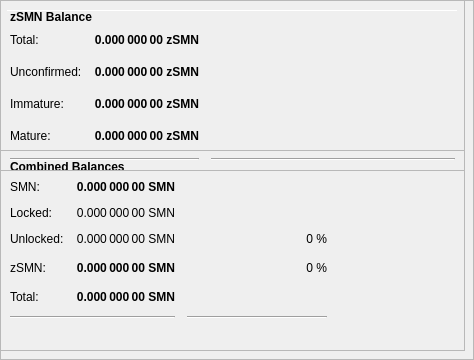
        <widget class="QFrame" name="frameObfuscation">
         <property name="minimumSize">
          <size>
           <width>0</width>
           <height>350</height>
          </size>
         </property>
         <property name="layoutDirection">
          <enum>Qt::LeftToRight</enum>
         </property>
         <property name="frameShape">
          <enum>QFrame::StyledPanel</enum>
         </property>
         <property name="frameShadow">
          <enum>QFrame::Raised</enum>
         </property>
         <widget class="QPushButton" name="runAutoDenom">
          <property name="geometry">
           <rect>
            <x>251</x>
            <y>17</y>
            <width>1</width>
            <height>1</height>
           </rect>
          </property>
          <property name="palette">
           <palette>
            <active>
             <colorrole role="WindowText">
              <brush brushstyle="SolidPattern">
               <color alpha="255">
                <red>0</red>
                <green>0</green>
                <blue>0</blue>
               </color>
              </brush>
             </colorrole>
             <colorrole role="Button">
              <brush brushstyle="SolidPattern">
               <color alpha="255">
                <red>239</red>
                <green>238</green>
                <blue>238</blue>
               </color>
              </brush>
             </colorrole>
             <colorrole role="Light">
              <brush brushstyle="SolidPattern">
               <color alpha="255">
                <red>255</red>
                <green>255</green>
                <blue>255</blue>
               </color>
              </brush>
             </colorrole>
             <colorrole role="Midlight">
              <brush brushstyle="SolidPattern">
               <color alpha="255">
                <red>247</red>
                <green>246</green>
                <blue>246</blue>
               </color>
              </brush>
             </colorrole>
             <colorrole role="Dark">
              <brush brushstyle="SolidPattern">
               <color alpha="255">
                <red>119</red>
                <green>119</green>
                <blue>119</blue>
               </color>
              </brush>
             </colorrole>
             <colorrole role="Mid">
              <brush brushstyle="SolidPattern">
               <color alpha="255">
                <red>159</red>
                <green>159</green>
                <blue>159</blue>
               </color>
              </brush>
             </colorrole>
             <colorrole role="Text">
              <brush brushstyle="SolidPattern">
               <color alpha="255">
                <red>0</red>
                <green>0</green>
                <blue>0</blue>
               </color>
              </brush>
             </colorrole>
             <colorrole role="BrightText">
              <brush brushstyle="SolidPattern">
               <color alpha="255">
                <red>255</red>
                <green>255</green>
                <blue>255</blue>
               </color>
              </brush>
             </colorrole>
             <colorrole role="ButtonText">
              <brush brushstyle="SolidPattern">
               <color alpha="255">
                <red>0</red>
                <green>0</green>
                <blue>0</blue>
               </color>
              </brush>
             </colorrole>
             <colorrole role="Base">
              <brush brushstyle="SolidPattern">
               <color alpha="255">
                <red>255</red>
                <green>255</green>
                <blue>255</blue>
               </color>
              </brush>
             </colorrole>
             <colorrole role="Window">
              <brush brushstyle="SolidPattern">
               <color alpha="255">
                <red>239</red>
                <green>238</green>
                <blue>238</blue>
               </color>
              </brush>
             </colorrole>
             <colorrole role="Shadow">
              <brush brushstyle="SolidPattern">
               <color alpha="255">
                <red>0</red>
                <green>0</green>
                <blue>0</blue>
               </color>
              </brush>
             </colorrole>
             <colorrole role="AlternateBase">
              <brush brushstyle="SolidPattern">
               <color alpha="255">
                <red>247</red>
                <green>246</green>
                <blue>246</blue>
               </color>
              </brush>
             </colorrole>
             <colorrole role="ToolTipBase">
              <brush brushstyle="SolidPattern">
               <color alpha="255">
                <red>255</red>
                <green>255</green>
                <blue>220</blue>
               </color>
              </brush>
             </colorrole>
             <colorrole role="ToolTipText">
              <brush brushstyle="SolidPattern">
               <color alpha="255">
                <red>0</red>
                <green>0</green>
                <blue>0</blue>
               </color>
              </brush>
             </colorrole>
            </active>
            <inactive>
             <colorrole role="WindowText">
              <brush brushstyle="SolidPattern">
               <color alpha="255">
                <red>0</red>
                <green>0</green>
                <blue>0</blue>
               </color>
              </brush>
             </colorrole>
             <colorrole role="Button">
              <brush brushstyle="SolidPattern">
               <color alpha="255">
                <red>239</red>
                <green>238</green>
                <blue>238</blue>
               </color>
              </brush>
             </colorrole>
             <colorrole role="Light">
              <brush brushstyle="SolidPattern">
               <color alpha="255">
                <red>255</red>
                <green>255</green>
                <blue>255</blue>
               </color>
              </brush>
             </colorrole>
             <colorrole role="Midlight">
              <brush brushstyle="SolidPattern">
               <color alpha="255">
                <red>247</red>
                <green>246</green>
                <blue>246</blue>
               </color>
              </brush>
             </colorrole>
             <colorrole role="Dark">
              <brush brushstyle="SolidPattern">
               <color alpha="255">
                <red>119</red>
                <green>119</green>
                <blue>119</blue>
               </color>
              </brush>
             </colorrole>
             <colorrole role="Mid">
              <brush brushstyle="SolidPattern">
               <color alpha="255">
                <red>159</red>
                <green>159</green>
                <blue>159</blue>
               </color>
              </brush>
             </colorrole>
             <colorrole role="Text">
              <brush brushstyle="SolidPattern">
               <color alpha="255">
                <red>0</red>
                <green>0</green>
                <blue>0</blue>
               </color>
              </brush>
             </colorrole>
             <colorrole role="BrightText">
              <brush brushstyle="SolidPattern">
               <color alpha="255">
                <red>255</red>
                <green>255</green>
                <blue>255</blue>
               </color>
              </brush>
             </colorrole>
             <colorrole role="ButtonText">
              <brush brushstyle="SolidPattern">
               <color alpha="255">
                <red>0</red>
                <green>0</green>
                <blue>0</blue>
               </color>
              </brush>
             </colorrole>
             <colorrole role="Base">
              <brush brushstyle="SolidPattern">
               <color alpha="255">
                <red>255</red>
                <green>255</green>
                <blue>255</blue>
               </color>
              </brush>
             </colorrole>
             <colorrole role="Window">
              <brush brushstyle="SolidPattern">
               <color alpha="255">
                <red>239</red>
                <green>238</green>
                <blue>238</blue>
               </color>
              </brush>
             </colorrole>
             <colorrole role="Shadow">
              <brush brushstyle="SolidPattern">
               <color alpha="255">
                <red>0</red>
                <green>0</green>
                <blue>0</blue>
               </color>
              </brush>
             </colorrole>
             <colorrole role="AlternateBase">
              <brush brushstyle="SolidPattern">
               <color alpha="255">
                <red>247</red>
                <green>246</green>
                <blue>246</blue>
               </color>
              </brush>
             </colorrole>
             <colorrole role="ToolTipBase">
              <brush brushstyle="SolidPattern">
               <color alpha="255">
                <red>255</red>
                <green>255</green>
                <blue>220</blue>
               </color>
              </brush>
             </colorrole>
             <colorrole role="ToolTipText">
              <brush brushstyle="SolidPattern">
               <color alpha="255">
                <red>0</red>
                <green>0</green>
                <blue>0</blue>
               </color>
              </brush>
             </colorrole>
            </inactive>
            <disabled>
             <colorrole role="WindowText">
              <brush brushstyle="SolidPattern">
               <color alpha="255">
                <red>119</red>
                <green>119</green>
                <blue>119</blue>
               </color>
              </brush>
             </colorrole>
             <colorrole role="Button">
              <brush brushstyle="SolidPattern">
               <color alpha="255">
                <red>239</red>
                <green>238</green>
                <blue>238</blue>
               </color>
              </brush>
             </colorrole>
             <colorrole role="Light">
              <brush brushstyle="SolidPattern">
               <color alpha="255">
                <red>255</red>
                <green>255</green>
                <blue>255</blue>
               </color>
              </brush>
             </colorrole>
             <colorrole role="Midlight">
              <brush brushstyle="SolidPattern">
               <color alpha="255">
                <red>247</red>
                <green>246</green>
                <blue>246</blue>
               </color>
              </brush>
             </colorrole>
             <colorrole role="Dark">
              <brush brushstyle="SolidPattern">
               <color alpha="255">
                <red>119</red>
                <green>119</green>
                <blue>119</blue>
               </color>
              </brush>
             </colorrole>
             <colorrole role="Mid">
              <brush brushstyle="SolidPattern">
               <color alpha="255">
                <red>159</red>
                <green>159</green>
                <blue>159</blue>
               </color>
              </brush>
             </colorrole>
             <colorrole role="Text">
              <brush brushstyle="SolidPattern">
               <color alpha="255">
                <red>119</red>
                <green>119</green>
                <blue>119</blue>
               </color>
              </brush>
             </colorrole>
             <colorrole role="BrightText">
              <brush brushstyle="SolidPattern">
               <color alpha="255">
                <red>255</red>
                <green>255</green>
                <blue>255</blue>
               </color>
              </brush>
             </colorrole>
             <colorrole role="ButtonText">
              <brush brushstyle="SolidPattern">
               <color alpha="255">
                <red>119</red>
                <green>119</green>
                <blue>119</blue>
               </color>
              </brush>
             </colorrole>
             <colorrole role="Base">
              <brush brushstyle="SolidPattern">
               <color alpha="255">
                <red>239</red>
                <green>238</green>
                <blue>238</blue>
               </color>
              </brush>
             </colorrole>
             <colorrole role="Window">
              <brush brushstyle="SolidPattern">
               <color alpha="255">
                <red>239</red>
                <green>238</green>
                <blue>238</blue>
               </color>
              </brush>
             </colorrole>
             <colorrole role="Shadow">
              <brush brushstyle="SolidPattern">
               <color alpha="255">
                <red>0</red>
                <green>0</green>
                <blue>0</blue>
               </color>
              </brush>
             </colorrole>
             <colorrole role="AlternateBase">
              <brush brushstyle="SolidPattern">
               <color alpha="255">
                <red>239</red>
                <green>238</green>
                <blue>238</blue>
               </color>
              </brush>
             </colorrole>
             <colorrole role="ToolTipBase">
              <brush brushstyle="SolidPattern">
               <color alpha="255">
                <red>255</red>
                <green>255</green>
                <blue>220</blue>
               </color>
              </brush>
             </colorrole>
             <colorrole role="ToolTipText">
              <brush brushstyle="SolidPattern">
               <color alpha="255">
                <red>0</red>
                <green>0</green>
                <blue>0</blue>
               </color>
              </brush>
             </colorrole>
            </disabled>
           </palette>
          </property>
          <property name="focusPolicy">
           <enum>Qt::NoFocus</enum>
          </property>
          <property name="autoFillBackground">
           <bool>true</bool>
          </property>
          <property name="text">
           <string/>
          </property>
          <property name="flat">
           <bool>true</bool>
          </property>
         </widget>
         <widget class="Line" name="line">
          <property name="geometry">
           <rect>
            <x>7</x>
            <y>10</y>
            <width>451</width>
            <height>1</height>
           </rect>
          </property>
          <property name="orientation">
           <enum>Qt::Horizontal</enum>
          </property>
         </widget>
         <widget class="QFrame" name="frame_3">
          <property name="geometry">
           <rect>
            <x>0</x>
            <y>150</y>
            <width>465</width>
            <height>201</height>
           </rect>
          </property>
          <property name="frameShape">
           <enum>QFrame::StyledPanel</enum>
          </property>
          <property name="frameShadow">
           <enum>QFrame::Raised</enum>
          </property>
          <layout class="QVBoxLayout" name="verticalLayout_5">
           <item>
            <layout class="QHBoxLayout" name="horizontalLayout_5" stretch="0">
             <item>
              <widget class="QLabel" name="label_5z">
               <property name="maximumSize">
                <size>
                 <width>16777215</width>
                 <height>20</height>
                </size>
               </property>
               <property name="font">
                <font>
                 <weight>75</weight>
                 <bold>true</bold>
                </font>
               </property>
               <property name="toolTip">
                <string>Combined Balances (including unconfirmed and immature coins)</string>
               </property>
               <property name="text">
                <string>&lt;html&gt;&lt;head/&gt;&lt;body&gt;&lt;p&gt;Combined Balances&lt;/p&gt;&lt;/body&gt;&lt;/html&gt;</string>
               </property>
              </widget>
             </item>
            </layout>
           </item>
           <item>
            <layout class="QGridLayout" name="gridLayout_3">
             <property name="spacing">
              <number>12</number>
             </property>
             <item row="7" column="0" colspan="2">
              <widget class="Line" name="lineSpendableBalance_3">
               <property name="orientation">
                <enum>Qt::Horizontal</enum>
               </property>
              </widget>
             </item>
             <item row="7" column="2">
              <widget class="Line" name="lineWatchBalance_3">
               <property name="sizePolicy">
                <sizepolicy hsizetype="Preferred" vsizetype="Fixed">
                 <horstretch>0</horstretch>
                 <verstretch>0</verstretch>
                </sizepolicy>
               </property>
               <property name="minimumSize">
                <size>
                 <width>140</width>
                 <height>0</height>
                </size>
               </property>
               <property name="orientation">
                <enum>Qt::Horizontal</enum>
               </property>
              </widget>
             </item>
             <item row="4" column="1">
              <widget class="QLabel" name="labelzBalancez">
               <property name="font">
                <font>
                 <weight>75</weight>
                 <bold>true</bold>
                </font>
               </property>
               <property name="cursor">
                <cursorShape>IBeamCursor</cursorShape>
               </property>
               <property name="toolTip">
                <string>Total of transactions that have yet to be confirmed, and do not yet count toward the spendable balance</string>
               </property>
               <property name="text">
                <string notr="true">0.000 000 00 SMN</string>
               </property>
               <property name="alignment">
                <set>Qt::AlignRight|Qt::AlignTrailing|Qt::AlignVCenter</set>
               </property>
               <property name="textInteractionFlags">
                <set>Qt::LinksAccessibleByMouse|Qt::TextSelectableByKeyboard|Qt::TextSelectableByMouse</set>
               </property>
              </widget>
             </item>
             <item row="6" column="1">
              <widget class="QLabel" name="labelTotalz">
               <property name="font">
                <font>
                 <weight>75</weight>
                 <bold>true</bold>
                </font>
               </property>
               <property name="cursor">
                <cursorShape>IBeamCursor</cursorShape>
               </property>
               <property name="toolTip">
                <string>Total Balance, including unconfirmed and immature coins.</string>
               </property>
               <property name="text">
                <string notr="true">0.000 000 00 SMN</string>
               </property>
               <property name="alignment">
                <set>Qt::AlignRight|Qt::AlignTrailing|Qt::AlignVCenter</set>
               </property>
               <property name="textInteractionFlags">
                <set>Qt::LinksAccessibleByMouse|Qt::TextSelectableByKeyboard|Qt::TextSelectableByMouse</set>
               </property>
              </widget>
             </item>
             <item row="4" column="3">
              <spacer name="horizontalSpacer_6">
               <property name="orientation">
                <enum>Qt::Horizontal</enum>
               </property>
               <property name="sizeHint" stdset="0">
                <size>
                 <width>40</width>
                 <height>20</height>
                </size>
               </property>
              </spacer>
             </item>
             <item row="6" column="0">
              <widget class="QLabel" name="labelTotalTextz">
               <property name="text">
                <string>Total:</string>
               </property>
              </widget>
             </item>
             <item row="1" column="0">
              <widget class="QLabel" name="labelBalanceTextz">
               <property name="text">
                <string>SMN:</string>
               </property>
              </widget>
             </item>
             <item row="1" column="1">
              <widget class="QLabel" name="labelBalancez">
               <property name="font">
                <font>
                 <weight>75</weight>
                 <bold>true</bold>
                </font>
               </property>
               <property name="cursor">
                <cursorShape>IBeamCursor</cursorShape>
               </property>
               <property name="toolTip">
                <string>Your current spendable balance</string>
               </property>
               <property name="text">
                <string notr="true">0.000 000 00 SMN</string>
               </property>
               <property name="alignment">
                <set>Qt::AlignRight|Qt::AlignTrailing|Qt::AlignVCenter</set>
               </property>
               <property name="textInteractionFlags">
                <set>Qt::LinksAccessibleByMouse|Qt::TextSelectableByKeyboard|Qt::TextSelectableByMouse</set>
               </property>
              </widget>
             </item>
             <item row="4" column="0">
              <widget class="QLabel" name="labelzBalanceTextz">
               <property name="toolTip">
                <string/>
               </property>
               <property name="text">
                <string>zSMN:</string>
               </property>
              </widget>
             </item>
             <item row="4" column="2">
              <widget class="QLabel" name="labelzSMNPercent">
               <property name="toolTip">
                <string>Current percentage of zSMN.
If AutoMint is enabled this percentage will settle around the configured AutoMint percentage (default = 10%)</string>
               </property>
               <property name="text">
                <string>0 %</string>
               </property>
               <property name="alignment">
                <set>Qt::AlignRight|Qt::AlignTrailing|Qt::AlignVCenter</set>
               </property>
              </widget>
             </item>
             <item row="6" column="2">
              <widget class="QLabel" name="label100Percent">
               <property name="text">
                <string/>
               </property>
               <property name="alignment">
                <set>Qt::AlignRight|Qt::AlignTrailing|Qt::AlignVCenter</set>
               </property>
              </widget>
             </item>
             <item row="2" column="1">
              <widget class="QLabel" name="labelLockedBalance">
               <property name="toolTip">
                <string>Locked SMN or Masternode collaterals. These are excluded from zSMN minting.</string>
               </property>
               <property name="text">
                <string>0.000 000 00 SMN</string>
               </property>
               <property name="alignment">
                <set>Qt::AlignRight|Qt::AlignTrailing|Qt::AlignVCenter</set>
               </property>
              </widget>
             </item>
             <item row="2" column="0">
              <widget class="QLabel" name="labelLockedBalanceText">
               <property name="toolTip">
                <string>Locked SMN or Masternode collaterals. These are excluded from zSMN minting.</string>
               </property>
               <property name="text">
                <string>Locked:</string>
               </property>
              </widget>
             </item>
             <item row="3" column="0">
              <widget class="QLabel" name="labelUnLockedBalanceText">
               <property name="toolTip">
                <string>Unlocked SMNs. These can be used for zSMN minting.</string>
               </property>
               <property name="text">
                <string>Unlocked:</string>
               </property>
              </widget>
             </item>
             <item row="3" column="1">
              <widget class="QLabel" name="labelUnLockedBalance">
               <property name="toolTip">
                <string>Unlocked SMNs. These can be used for zSMN minting.</string>
               </property>
               <property name="text">
                <string>0.000 000 00 SMN</string>
               </property>
               <property name="alignment">
                <set>Qt::AlignRight|Qt::AlignTrailing|Qt::AlignVCenter</set>
               </property>
              </widget>
             </item>
             <item row="3" column="2">
              <widget class="QLabel" name="labelSMNPercent">
               <property name="text">
                <string>0 %</string>
               </property>
               <property name="alignment">
                <set>Qt::AlignRight|Qt::AlignTrailing|Qt::AlignVCenter</set>
               </property>
              </widget>
             </item>
            </layout>
           </item>
           <item>
            <spacer name="verticalSpacer">
             <property name="orientation">
              <enum>Qt::Vertical</enum>
             </property>
             <property name="sizeHint" stdset="0">
              <size>
               <width>20</width>
               <height>40</height>
              </size>
             </property>
            </spacer>
           </item>
          </layout>
         </widget>
         <widget class="QFrame" name="frame_4">
          <property name="geometry">
           <rect>
            <x>0</x>
            <y>0</y>
            <width>465</width>
            <height>171</height>
           </rect>
          </property>
          <property name="frameShape">
           <enum>QFrame::StyledPanel</enum>
          </property>
          <property name="frameShadow">
           <enum>QFrame::Raised</enum>
          </property>
          <layout class="QVBoxLayout" name="verticalLayout_7">
           <item>
            <layout class="QHBoxLayout" name="horizontalLayout_8" stretch="0">
             <item>
              <widget class="QLabel" name="label_5z_3">
               <property name="maximumSize">
                <size>
                 <width>16777215</width>
                 <height>20</height>
                </size>
               </property>
               <property name="font">
                <font>
                 <weight>75</weight>
                 <bold>true</bold>
                </font>
               </property>
               <property name="text">
                <string>zSMN Balance</string>
               </property>
              </widget>
             </item>
            </layout>
           </item>
           <item>
            <layout class="QGridLayout" name="gridLayout_5">
             <property name="spacing">
              <number>12</number>
             </property>
             <item row="4" column="0">
              <widget class="QLabel" name="labelzBalanceMatureText">
               <property name="toolTip">
                <string>Mature: more than 20 confirmation and more than 1 mints of the same denomination after it was minted.
These zSMN are spendable.</string>
               </property>
               <property name="text">
                <string>Mature:</string>
               </property>
              </widget>
             </item>
             <item row="5" column="0" colspan="2">
              <widget class="Line" name="lineSpendableBalance_5">
               <property name="orientation">
                <enum>Qt::Horizontal</enum>
               </property>
              </widget>
             </item>
             <item row="1" column="1">
              <widget class="QLabel" name="labelzBalance">
               <property name="font">
                <font>
                 <weight>75</weight>
                 <bold>true</bold>
                </font>
               </property>
               <property name="cursor">
                <cursorShape>IBeamCursor</cursorShape>
               </property>
               <property name="toolTip">
                <string>All available zSMN, unconfirmed and immature zSMN included.</string>
               </property>
               <property name="text">
                <string notr="true">0.000 000 00 zSMN</string>
               </property>
               <property name="alignment">
                <set>Qt::AlignRight|Qt::AlignTrailing|Qt::AlignVCenter</set>
               </property>
               <property name="textInteractionFlags">
                <set>Qt::LinksAccessibleByMouse|Qt::TextSelectableByKeyboard|Qt::TextSelectableByMouse</set>
               </property>
              </widget>
             </item>
             <item row="5" column="2">
              <widget class="Line" name="lineWatchBalance_5">
               <property name="sizePolicy">
                <sizepolicy hsizetype="Preferred" vsizetype="Fixed">
                 <horstretch>0</horstretch>
                 <verstretch>0</verstretch>
                </sizepolicy>
               </property>
               <property name="minimumSize">
                <size>
                 <width>140</width>
                 <height>0</height>
                </size>
               </property>
               <property name="orientation">
                <enum>Qt::Horizontal</enum>
               </property>
              </widget>
             </item>
             <item row="1" column="0">
              <widget class="QLabel" name="labelzBalanceText">
               <property name="toolTip">
                <string>All available zSMN, unconfirmed and immature zSMN included.</string>
               </property>
               <property name="text">
                <string>Total:</string>
               </property>
              </widget>
             </item>
             <item row="1" column="2">
              <spacer name="horizontalSpacer_8">
               <property name="orientation">
                <enum>Qt::Horizontal</enum>
               </property>
               <property name="sizeHint" stdset="0">
                <size>
                 <width>40</width>
                 <height>20</height>
                </size>
               </property>
              </spacer>
             </item>
             <item row="4" column="2">
              <spacer name="horizontalSpacer_4">
               <property name="orientation">
                <enum>Qt::Horizontal</enum>
               </property>
               <property name="sizeHint" stdset="0">
                <size>
                 <width>40</width>
                 <height>20</height>
                </size>
               </property>
              </spacer>
             </item>
             <item row="4" column="1">
              <widget class="QLabel" name="labelzBalanceMature">
               <property name="font">
                <font>
                 <weight>75</weight>
                 <bold>true</bold>
                </font>
               </property>
               <property name="toolTip">
                <string>Mature: more than 20 confirmation and more than 1 mints of the same denomination after it was minted.
These zSMN are spendable.</string>
               </property>
               <property name="text">
                <string>0.000 000 00 zSMN</string>
               </property>
               <property name="alignment">
                <set>Qt::AlignRight|Qt::AlignTrailing|Qt::AlignVCenter</set>
               </property>
              </widget>
             </item>
             <item row="2" column="0">
              <widget class="QLabel" name="labelzBalanceUnconfirmedText">
               <property name="toolTip">
                <string>Unconfirmed: less than 20 confirmations
Immature: confirmed, but less than 1 mints of the same denomination after it was minted</string>
               </property>
               <property name="text">
                <string>Unconfirmed:</string>
               </property>
              </widget>
             </item>
             <item row="2" column="1">
              <widget class="QLabel" name="labelzBalanceUnconfirmed">
               <property name="font">
                <font>
                 <weight>75</weight>
                 <bold>true</bold>
                </font>
               </property>
               <property name="toolTip">
                <string>Unconfirmed: less than 20 confirmations
Immature: confirmed, but less than 1 mints of the same denomination after it was minted</string>
               </property>
               <property name="text">
                <string>0.000 000 00 zSMN</string>
               </property>
               <property name="alignment">
                <set>Qt::AlignRight|Qt::AlignTrailing|Qt::AlignVCenter</set>
               </property>
              </widget>
             </item>
             <item row="2" column="2">
              <spacer name="horizontalSpacer_5">
               <property name="orientation">
                <enum>Qt::Horizontal</enum>
               </property>
               <property name="sizeHint" stdset="0">
                <size>
                 <width>40</width>
                 <height>20</height>
                </size>
               </property>
              </spacer>
             </item>
             <item row="3" column="0">
              <widget class="QLabel" name="labelzBalanceImmatureText">
               <property name="toolTip">
                <string>Unconfirmed: less than 20 confirmations
Immature: confirmed, but less than 1 mints of the same denomination after it was minted</string>
               </property>
               <property name="text">
                <string>Immature:</string>
               </property>
              </widget>
             </item>
             <item row="3" column="1">
              <widget class="QLabel" name="labelzBalanceImmature">
               <property name="font">
                <font>
                 <weight>75</weight>
                 <bold>true</bold>
                </font>
               </property>
               <property name="toolTip">
                <string>Unconfirmed: less than 20 confirmations
Immature: confirmed, but less than 1 mints of the same denomination after it was minted</string>
               </property>
               <property name="text">
                <string>0.000 000 00 zSMN</string>
               </property>
               <property name="alignment">
                <set>Qt::AlignRight|Qt::AlignTrailing|Qt::AlignVCenter</set>
               </property>
              </widget>
             </item>
             <item row="3" column="2">
              <spacer name="horizontalSpacer_7">
               <property name="orientation">
                <enum>Qt::Horizontal</enum>
               </property>
               <property name="sizeHint" stdset="0">
                <size>
                 <width>40</width>
                 <height>20</height>
                </size>
               </property>
              </spacer>
             </item>
            </layout>
           </item>
          </layout>
         </widget>
        </widget>
